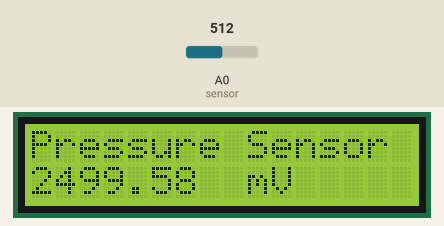
Recording of a sketch running on a simulated Arduino Uno, built with avr-gcc and run on an emulated ATmega328P. Parts: 16×2 character LCD. The inputs (shaded band) are chosen by the test bench; at power-on: A0 (sensor) = 512.

Above: at 1.2 s.
1.3 s: A0 (sensor) set to 716
At 1.74 s:
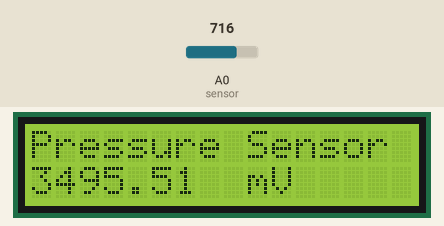
4.0 s: A0 (sensor) set to 900
At 4.19 s:
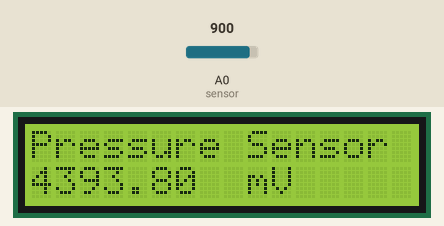
5.5 s: A0 (sensor) set to 1023
At 5.73 s:
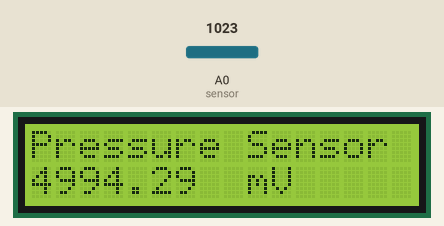

Measured:
- after the input at 1.3 s, the display: first differs from a run without the input after 0.30 s (image 1)
- after the input at 4.0 s, the display: first differs from a run without the input after 0.05 s (image 2)
- after the input at 5.5 s, the display: first differs from a run without the input after 0.08 s (image 3)

The sketch:

pressure_detection.ino
```cpp
#include <LiquidCrystal.h>
int sensor=A0;
int dig_out;
float millivolt;
LiquidCrystal lcd(7, 6, 5, 4, 3, 2); // sets the lcd interfacing pins
void setup()
{
pinMode(sensor,INPUT); // sets A0 as input
lcd.begin(16, 2);      // initializes the lcd
}

void loop()
{
dig_out=analogRead(sensor); // reads the input voltage
millivolt=(dig_out*4.882);  // converts the reading to millivolt
lcd.setCursor(0,0);
lcd.print("Pressure Sensor"); // prints "Pressure Sensor"
lcd.setCursor(0,1);
lcd.print(millivolt); // prints the input voltage
lcd.setCursor(9,1);
lcd.print("mV");  // prints the"mV" notation
delay(300);       // 300 mS delay
lcd.clear();      // clears screen
}
```
